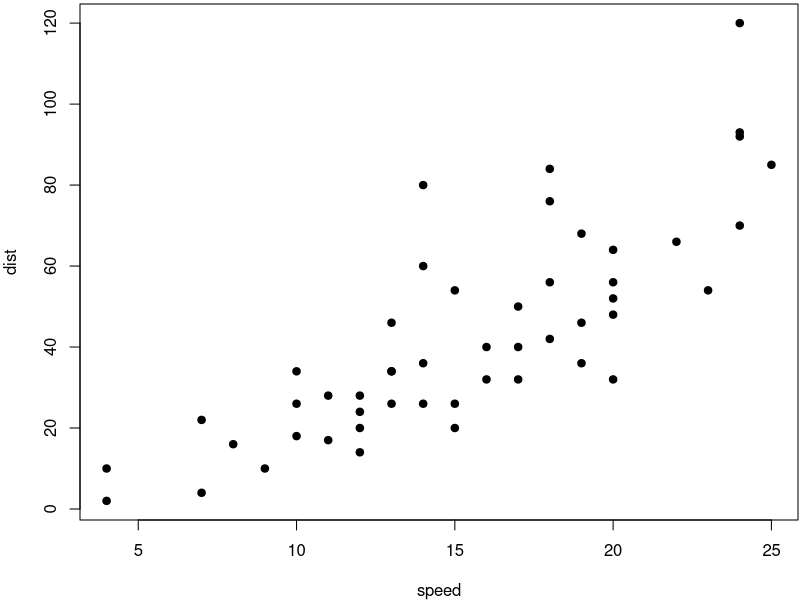
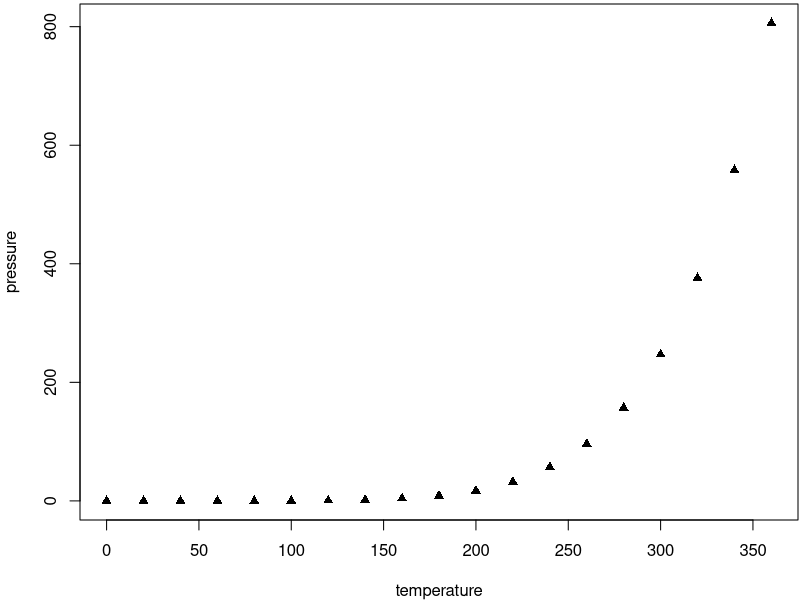

These charts were generated, in order, by the following R code:
## ---- chunk 1
knitr::opts_chunk$set(echo = TRUE)
## ---- chunk 2
summary(cars)

## ---- chunk 3
par(mar = c(4, 4, .2, .1))
plot(cars, pch = 19)
plot(pressure, pch = 17)
